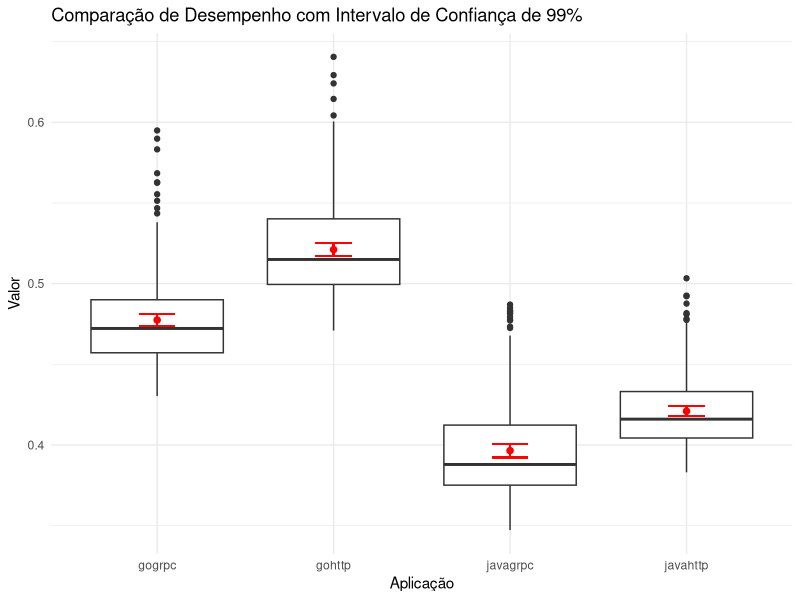

Write the R code that produced this figure.
library(tidyverse)
library(readr)
database <- read_csv("dados/experimento1.csv")

# mean and std dev for each app
data_grouped <- database %>%
  group_by(experiment_id, request_size, app_name) %>%
  summarize(
    mean_c = mean(value, na.rm = TRUE),
    stddev_c = sd(value, na.rm = TRUE)
  )

# separate language and protocol in two columns
data <- database %>%
  mutate(
    language = stringr::str_extract(app_name, "java|go"),
    protocol = stringr::str_extract(app_name, "http|grpc")
  )

data$language <- as.factor(data$language)
data$protocol <- as.factor(data$protocol)
data$request_size <- as.factor(data$request_size)

# ANOVA
data_big <- subset(data, request_size == "big")
model_big <- aov(value ~ language * protocol, data = data_big)
summary(model_big)

data_small <- subset(data, request_size == "small")
model_small <- aov(value ~ language * protocol, data = data_small)
summary(model_small)


print(n=72, data_grouped)
aggregate(value ~ app_name + request_size, data = database, mean)
aggregate(value ~ app_name + request_size, data = database, sd)


graphic_data <- subset(database, request_size == "big")
graphic_data <- subset(graphic_data, experiment_id == 1)

summary <- graphic_data %>%
  group_by(app_name) %>%
  summarize(
    mean = mean(value, na.rm = TRUE),
    sd = sd(value, na.rm = TRUE),
    se = sd(value, na.rm = TRUE) / sqrt(n()),
    # ymin = mean - 1.96*se,
    # ymax = mean + 1.96*se
    ymin = mean - 2.576*se,
    ymax = mean + 2.576*se
  )

graphic_data_joined <- graphic_data %>%
  left_join(summary, by = "app_name")
   
box_plot <- ggplot(graphic_data_joined, aes(x=app_name, y=value)) +
  geom_boxplot() +
  stat_summary(fun = mean, geom = "point", shape = 20, size = 3, color = "red") +
  geom_errorbar(aes(ymin = ymin, ymax = ymax), width = 0.2, color = "red") +
  labs(title = "Comparação de Desempenho com Intervalo de Confiança de 99%", x = "Aplicação", y = "Valor") +
  theme_minimal()


print(box_plot)

